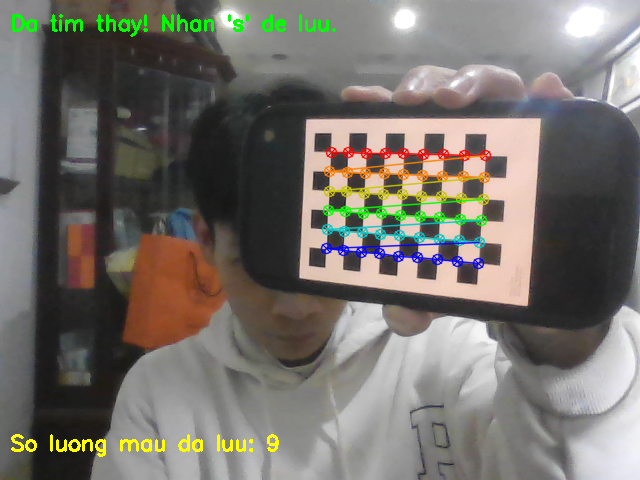
#> input picture calibration_images/img_10_drawn.png, 640 x 480 px; its folder holds 4 pictures in this run
$ python webcam_plotlib.py
#> lines starting #> are read from the running program, lines starting #| are printed output that depends on the picture
import matplotlib.pyplot as plt
import cv2
import glob

# Lấy danh sách ảnh đã vẽ lines
images = glob.glob('calibration_images/*_drawn.png')[:20] # Lấy tối đa 20 ảnh

plt.figure(figsize=(15, 10)) # Kích thước ảnh to

for i, image_file in enumerate(images):
    img = cv2.imread(image_file)
#> img is the input picture: shape (480, 640, 3); mean B, G, R 106.5, 113, 117.1
    img = cv2.cvtColor(img, cv2.COLOR_BGR2RGB) # Chuyển BGR sang RGB để hiển thị đúng màu

    plt.subplot(4, 5, i+1) # Tạo lưới 4 hàng, 5 cột
    plt.imshow(img)
    plt.title(f"Mẫu {i+1}")
    plt.axis('off') # Tắt trục toạ độ cho đẹp

plt.tight_layout()
plt.show()
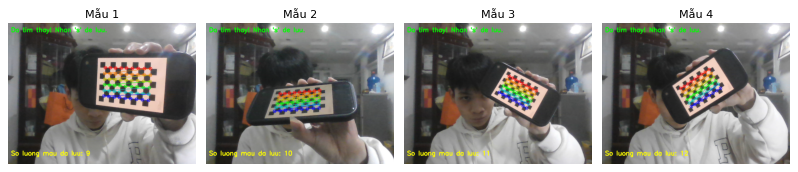
#> figure drawn by matplotlib, 4 panels
